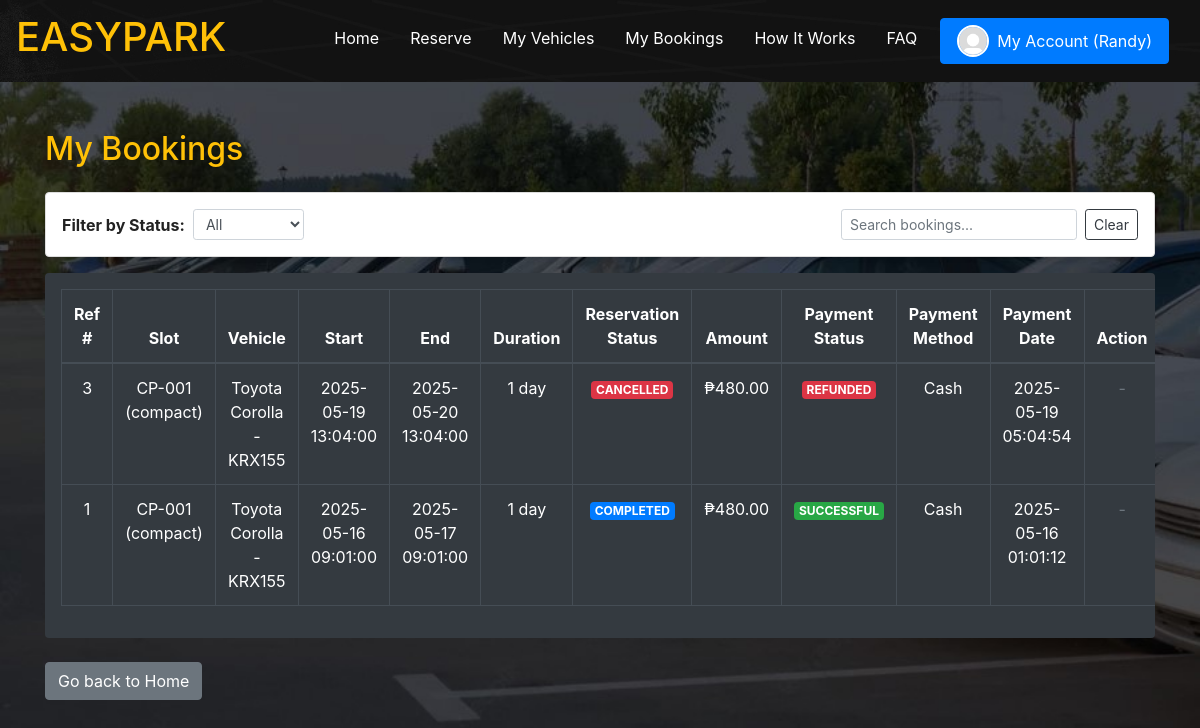
The page /bookings.php (signed in) on the database its author committed.
### tables this page shows
CREATE TABLE `reservations` (
  `reservation_id` int(11) NOT NULL,
  `user_id` int(11) NOT NULL,
  `vehicle_id` int(11) NOT NULL,
  `parking_slot_id` int(11) NOT NULL,
  `start_time` datetime NOT NULL,
  `end_time` datetime NOT NULL,
  `duration` varchar(20) NOT NULL,
  `status` enum('pending','confirmed','ongoing','cancelled','expired','completed','void') NOT NULL DEFAULT 'pending',
  `created_at` timestamp NULL DEFAULT current_timestamp(),
  `updated_at` timestamp NULL DEFAULT NULL ON UPDATE current_timestamp()
);

CREATE TABLE `parking_slots` (
  `parking_slot_id` int(11) NOT NULL,
  `slot_number` varchar(10) NOT NULL,
  `slot_type` enum('two_wheeler','compact','standard','large') NOT NULL,
  `slot_status` enum('available','reserved','occupied','unavailable') DEFAULT 'available'
);

CREATE TABLE `Vehicle_Models` (
  `model_id` int(11) NOT NULL,
  `brand` varchar(50) NOT NULL,
  `model` varchar(50) NOT NULL,
  `type` enum('two_wheeler','compact','standard','large') NOT NULL
);

CREATE TABLE `vehicles` (
  `vehicle_id` int(11) NOT NULL,
  `user_id` int(11) NOT NULL,
  `plate_number` varchar(20) NOT NULL,
  `model_id` int(11) NOT NULL,
  `color` varchar(50) NOT NULL,
  `created_at` timestamp NULL DEFAULT current_timestamp(),
  `updated_at` timestamp NULL DEFAULT NULL ON UPDATE current_timestamp()
);

CREATE TABLE `payments` (
  `reference_number` int(11) NOT NULL,
  `reservation_id` int(11) NOT NULL,
  `amount` decimal(12,2) NOT NULL,
  `payment_date` timestamp NULL DEFAULT current_timestamp(),
  `method` enum('cash','online') NOT NULL,
  `updated_at` timestamp NULL DEFAULT NULL ON UPDATE current_timestamp(),
  `status` enum('pending','successful','failed','refunded') DEFAULT 'pending'
);

### bookings.php (the view, shortened to what this page needs)
<?php
require_once 'includes/db.php';
$user_id = $_SESSION['user_id'];
$sql = "SELECT r.reservation_id, r.start_time, r.end_time, r.duration, r.status, s.slot_number, s.slot_type, v.plate_number, m.brand, m.model, p.amount, p.status AS payment_status, p.method, p.payment_date
FROM reservations r
JOIN parking_slots s ON r.parking_slot_id = s.parking_slot_id
JOIN vehicles v ON r.vehicle_id = v.vehicle_id
JOIN Vehicle_Models m ON v.model_id = m.model_id
LEFT JOIN payments p ON r.reservation_id = p.reservation_id
WHERE r.user_id = ?
ORDER BY r.start_time DESC";
$stmt = $pdo->prepare($sql);
$stmt->execute([$user_id]);
$bookings = $stmt->fetchAll(PDO::FETCH_ASSOC);
?>
<!DOCTYPE html>
<html lang="en">
<head>
  <link rel="stylesheet" href="css/font-awesome.min.css">
  <link rel="stylesheet" href="css/bootstrap.min.css">
</head>
<body class="bg-car">
  <?php include 'includes/client_navbar.php'; ?>
  <div class="container py-5">
    <h2 class="text-warning mb-4">My Bookings</h2>
    <div class="mb-3 p-3 rounded shadow-sm" style="background:#fff; color:#222; border:1px solid #ddd;">
      <div class="d-flex flex-wrap align-items-center justify-content-between">
        <div class="form-inline mb-2 mb-md-0">
          <label for="statusFilter" class="mr-2 font-weight-bold" style="color:#222;">Filter by Status:</label>
          <select id="statusFilter" class="form-control form-control-sm mr-3">
            <option value="">All</option>
          </select>
        </div>
        <div class="form-inline">
          <input type="text" id="searchInput" class="form-control form-control-sm mr-2"
            placeholder="Search bookings...">
          <button class="btn btn-sm btn-outline-dark" id="clearSearch">Clear</button>
        </div>
      </div>
    </div>
    <div class="table-responsive bg-dark rounded p-3">
      <table class="table table-hover table-dark table-bordered align-middle text-center" id="bookingsTable">
        <thead>
          <tr>
            <th>Ref #</th>
            <th>Slot</th>
            <th>Vehicle</th>
            <th>Start</th>
            <th>End</th>
            <th>Duration</th>
            <th>Reservation Status</th>
            <th>Amount</th>
            <th>Payment Status</th>
            <th>Payment Method</th>
            <th>Payment Date</th>
            <th>Action</th>
          </tr>
        </thead>
        <tbody>
          <?php if (count($bookings) === 0): ?>
            <tr>
              <td colspan="12" class="text-center">No bookings found.</td>
            </tr>
          <?php else:
            foreach ($bookings as $b):
              $rowData = htmlspecialchars(json_encode($b));
              ?>
              <tr class="booking-row" data-booking='<?= $rowData ?>'>
                <td><?= htmlspecialchars($b['reservation_id']) ?></td>
                <td><?= htmlspecialchars($b['slot_number']) ?> (<?= htmlspecialchars($b['slot_type']) ?>)</td>
                <td><?= htmlspecialchars($b['brand'] . ' ' . $b['model'] . ' - ' . $b['plate_number']) ?></td>
                <td><?= htmlspecialchars($b['start_time']) ?></td>
                <td><?= htmlspecialchars($b['end_time']) ?></td>
                <td>
                  <?php
                  $durationText = $b['duration'];
                  if (is_numeric($durationText)) {
                    if ($durationText == 1) {
                      $durationText .= ' hour';
                    } elseif ($durationText < 24) {
                      $durationText .= ' hours';
                    } elseif ($durationText % 24 == 0) {
                      $days = $durationText / 24;
                      $durationText = $days . ' day' . ($days > 1 ? 's' : '');
                    } else {
                      $days = floor($durationText / 24);
                      $hours = $durationText % 24;
                      $durationText = $days . ' day' . ($days > 1 ? 's' : '');
                      if ($hours > 0)
                        $durationText .= ' ' . $hours . ' hour' . ($hours > 1 ? 's' : '');
                    }
                  }
                  echo htmlspecialchars($durationText);
                  ?>
                </td>
                <td>
                  <?php
                  $status = $b['status'];
                  $badge = 'secondary';
                  if ($status === 'pending')
                    $badge = 'warning';
                  elseif ($status === 'confirmed' || $status === 'ongoing')
                    $badge = 'success';
                  elseif ($status === 'cancelled' || $status === 'void')
                    $badge = 'danger';
                  elseif ($status === 'completed')
                    $badge = 'primary';
                  elseif ($status === 'expired')
                    $badge = 'dark';
                  ?>
                  <span class="badge bg-<?= $badge ?> text-uppercase"><?= htmlspecialchars($status) ?></span>
                </td>
                <td>₱<?= number_format($b['amount'], 2) ?></td>
                <td>
                  <?php
                  $pay = $b['payment_status'];
                  $payBadge = 'secondary';
                  if ($pay === 'pending')
                    $payBadge = 'warning';
                  elseif ($pay === 'successful')
                    $payBadge = 'success';
                  elseif ($pay === 'failed' || $pay === 'refunded')
                    $payBadge = 'danger';
                  ?>
                  <span class="badge bg-<?= $payBadge ?> text-uppercase"><?= $pay ? htmlspecialchars($pay) : 'N/A' ?></span>
                </td>
                <td><?= htmlspecialchars(ucfirst($b['method'])) ?></td>
                <td><?= htmlspecialchars($b['payment_date']) ?></td>
                <td>
                  <?php
                  $status = $b['status'];
                  if ($status === 'pending' || $status === 'confirmed'):
                    ?>
                    <button class="btn btn-sm btn-danger action-cancel" data-id="<?= $b['reservation_id'] ?>">Cancel</button>
                  <?php elseif ($status === 'ongoing'): ?>
                    <button class="btn btn-sm btn-success action-complete" data-id="<?= $b['reservation_id'] ?>">Mark as
                      Complete</button>
                  <?php else: ?>
                    <span class="text-muted">-</span>
                  <?php endif; ?>
                </td>
              </tr>
            <?php endforeach; endif; ?>
        </tbody>
      </table>
    </div>
    <a href="dashboard.php" class="btn btn-secondary mt-4">Go back to Home</a>
  </div>
</body>
</html>

### includes/client_navbar.php (shortened to what this page needs)
<?php
$current_page = basename($_SERVER['PHP_SELF']);
$profilePic = 'images/default.jpg';
?>
<nav id="navbar" class="navbar navbar-expand-lg bg-image-dark navbar-dark sticky-top w-100 px-3">
    <a id="opp" class="navbar-brand" href="index.php">
        <h1 class="custom-size 75rem">EASYPARK</h1>
    </a>
    <div class="collapse navbar-collapse justify-content-end" id="collapsibleNavbar">
        <ul id="opp" class="navbar-nav">
            <li class="nav-item">
                <a class="nav-link <?= ($current_page == 'index.php') ? 'active' : '' ?>" href="index.php">Home</a>
            </li>
            <li class="nav-item">
                <a class="nav-link <?= ($current_page == 'reservations.php') ? 'active' : '' ?>"
                    href="reservations.php">Reserve</a>
            </li>
            <?php if (isset($_SESSION['user_id'])): ?>
                <li class="nav-item">
                    <a class="nav-link <?= ($current_page == 'vehicles.php') ? 'active' : '' ?>" href="vehicles.php">My
                        Vehicles</a>
                </li>
                <li class="nav-item">
                    <a class="nav-link <?= ($current_page == 'bookings.php') ? 'active' : '' ?>" href="bookings.php">My
                        Bookings</a>
                </li>
            <?php endif; ?>
            <li class="nav-item">
                <a class="nav-link <?= ($current_page == 'how-it-works.php') ? 'active' : '' ?>"
                    href="how-it-works.php">How It Works</a>
            </li>
            <li class="nav-item">
                <a class="nav-link <?= ($current_page == 'faq.php') ? 'active' : '' ?>" href="faq.php">FAQ</a>
            </li>
            <?php if (isset($_SESSION['user_id'])): ?>
                <li class="nav-item">
                    <a class="btn btn-primary d-flex align-items-center" href="profile.php" id="accountButton"
                        style="padding: 0.375rem 1rem;">
                        <img src="<?= htmlspecialchars($profilePic) ?>" alt="Profile"
                            style="width:32px;height:32px;object-fit:cover;border-radius:50%;border:2px solid #fff;margin-right:8px;">
                        My Account (<?= htmlspecialchars($_SESSION['username'] ?? 'User') ?>)
                    </a>
                </li>
            <?php else: ?>
                <li class="nav-item ml-2">
                    <a class="nav-link btn btn-primary px-4 text-white" href="login.php">Login/Sign Up</a>
                </li>
            <?php endif; ?>
        </ul>
    </div>
</nav>

### bookings.php (style rules this page uses)
.bg-car { background-image: url('images/bg-car.jpg'); background-size: cover; background-position: center; background-repeat: no-repeat; }
#navbar { transition: background 1s ease-in-out; }
.navbar-dark .navbar-brand, .navbar-dark .navbar-nav .nav-link { color: #fff; }
.navbar-nav .nav-item { margin-right: 15px; }
.table thead th { cursor: pointer; }

### includes/client_navbar.php (style rules this page uses)
#navbar { position: sticky; top: 0; z-index: 1030; background-color: rgba(0, 0, 0, 0.3); --nav-image-opacity: 1; }
#navbar::before { content: ""; position: absolute; top: 0; left: 0; width: 100%; height: 100%; z-index: -1; background-image: url('images/nav-bg.jpg'); background-size: cover; background-position: top center; background-repeat: no-repeat; opacity: var(--nav-image-opacity); transition: opacity 0.1s linear; pointer-events: none; }
.navbar-dark .navbar-brand, .navbar-dark .navbar-nav .nav-link { color: #fff; }
.navbar-nav .nav-item { margin-right: 15px; }
.custom-size { color: #ffc107; transition: text-shadow 0.3s ease-in-out, color 0.3s ease-in-out; }

### rows shown on the page
reservations: reservation "3", parking_slot.slot_number "CP-001", parking_slot.slot_type "compact", vehicle_models.brand+model "Toyota Corolla - KRX155", start_time "2025-05-19 13:04:00", end_time "2025-05-20 13:04:00", duration "1 day", status "CANCELLED", payments.amount "480.00", payments.status "REFUNDED", payments.method "Cash", payments.payment_date "2025-05-19 05:04:54"
reservations: reservation "1", parking_slot.slot_number "CP-001", parking_slot.slot_type "compact", vehicle_models.brand+model "Toyota Corolla - KRX155", start_time "2025-05-16 09:01:00", end_time "2025-05-17 09:01:00", duration "1 day", status "COMPLETED", payments.amount "480.00", payments.status "SUCCESSFUL", payments.method "Cash", payments.payment_date "2025-05-16 01:01:12"

### other values the page prints
$_SESSION['username'] "Randy"
